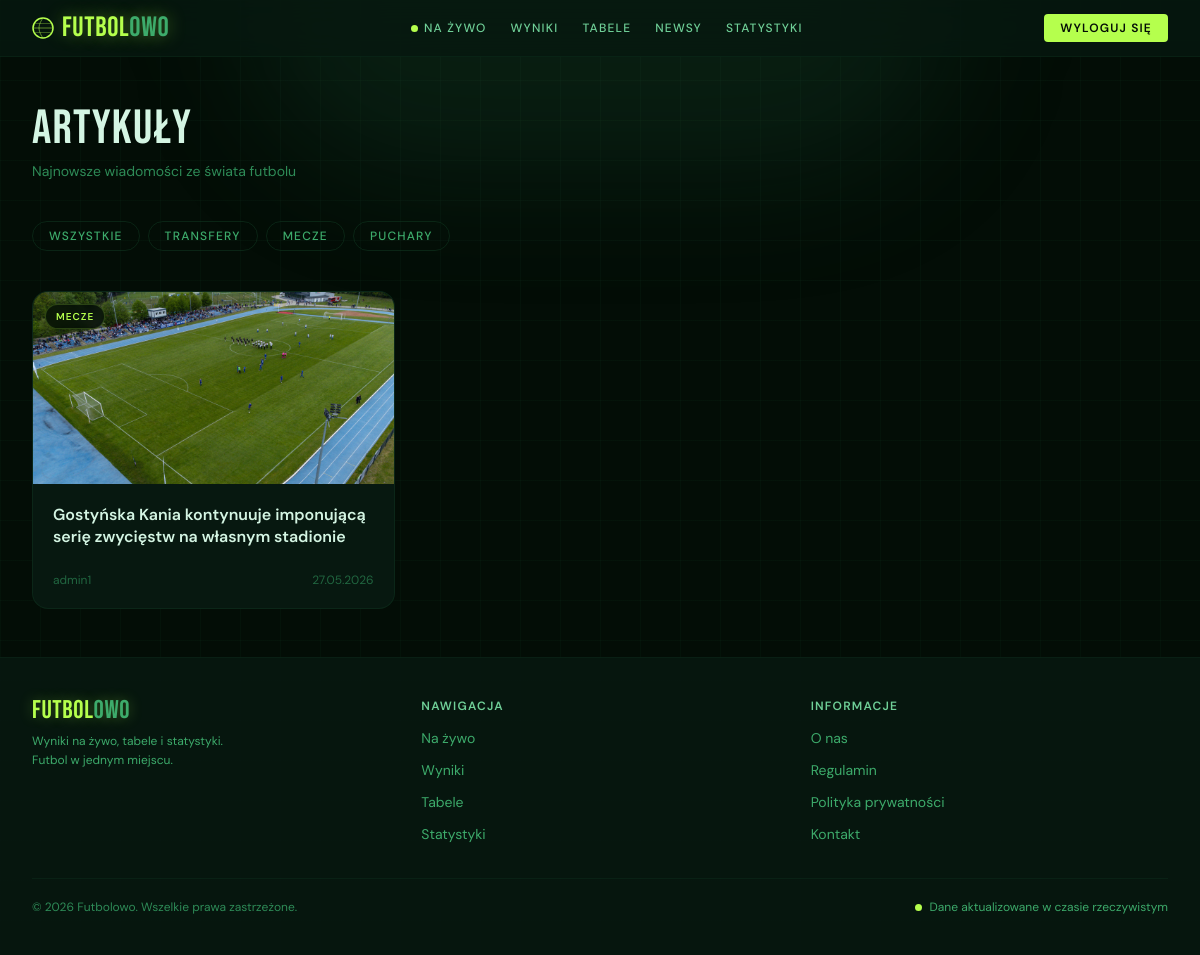
The page /articles/list (signed in) on the database its author committed.
### apps/articles/models.py (models this page shows, shortened)
class Article(models.Model):
    CATEGORY_CHOICES = [
        ("Transfery", "Transfery"),
        ("Mecze", "Mecze"),
        ("Puchary", "Puchary"),
    ]
    title = models.CharField(max_length=100, null=True)
    creator = models.ForeignKey(User, related_name="articles", on_delete=models.CASCADE)
    category = models.CharField(max_length=50 ,choices=CATEGORY_CHOICES)
    content = CKEditor5Field('Content', config_name='extends')
    created_at = models.DateTimeField(auto_now_add=True)
    thumbnail = models.ImageField(upload_to='thumbnails/%Y/%m/%d/')

### apps/articles/views.py (the view)
# urls.py: path("/list", views.article_list, name="list"),
def article_list(request):
    articles = Article.objects.all().order_by("-created_at")
    category = request.GET.get('category', '')
    if category:
        articles = articles.filter(category=category)
    return render(request, "articles/article_list.html", {
        "articles": articles,
    })

### apps/articles/templates/articles/article_list.html (shortened to what this page needs)
{% extends 'core/base.html' %}
{% block body %}
<div class="max-w-7xl mx-auto px-4 sm:px-6 lg:px-8 py-12">
  <div class="mb-10">
    <h1 class="font-display text-5xl tracking-wide text-forest-50 mb-2">Artykuły</h1>
    <p class="text-forest-400 text-sm">Najnowsze wiadomości ze świata futbolu</p>
  </div>
  <div class="flex gap-2 mb-10 flex-wrap">
    <a href="?category="
       class="px-4 py-1.5 rounded-full text-xs font-medium tracking-widest uppercase border border-forest-700/50 text-forest-300 hover:border-[#b5ff4d] hover:text-[#b5ff4d] transition-all duration-200">
      Wszystkie
    </a>
    <a href="?category=Transfery"
       class="px-4 py-1.5 rounded-full text-xs font-medium tracking-widest uppercase border border-forest-700/50 text-forest-300 hover:border-[#b5ff4d] hover:text-[#b5ff4d] transition-all duration-200">
      Transfery
    </a>
    <a href="?category=Mecze"
       class="px-4 py-1.5 rounded-full text-xs font-medium tracking-widest uppercase border border-forest-700/50 text-forest-300 hover:border-[#b5ff4d] hover:text-[#b5ff4d] transition-all duration-200">
      Mecze
    </a>
    <a href="?category=Puchary"
       class="px-4 py-1.5 rounded-full text-xs font-medium tracking-widest uppercase border border-forest-700/50 text-forest-300 hover:border-[#b5ff4d] hover:text-[#b5ff4d] transition-all duration-200">
      Puchary
    </a>
  </div>
  {% if articles %}
  <div class="grid grid-cols-1 sm:grid-cols-2 lg:grid-cols-3 gap-6">
    {% for article in articles %}
    <a href="{% url 'articles:view' article.pk %}"
       class="group bg-forest-900 border border-forest-700/40 rounded-2xl overflow-hidden hover:border-forest-500/60 hover:shadow-[0_0_24px_rgba(181,255,77,0.08)] transition-all duration-300 flex flex-col">
      <div class="relative overflow-hidden h-48">
        {% if article.thumbnail %}
          <img src="{{ article.thumbnail.url }}"
               alt="{{ article.title }}"
               class="w-full h-full object-cover group-hover:scale-105 transition-transform duration-500">
        {% else %}
          <div class="w-full h-full bg-forest-800 flex items-center justify-center">
            <span class="text-forest-600 text-xs uppercase tracking-widest">Brak zdjęcia</span>
          </div>
        {% endif %}
        <span class="absolute top-3 left-3 px-2.5 py-1 rounded-full text-[10px] font-semibold tracking-widest uppercase bg-forest-950/80 text-[#b5ff4d] border border-[#b5ff4d]/20 backdrop-blur-sm">
          {{ article.category }}
        </span>
      </div>
      <div class="p-5 flex flex-col flex-1">
        <h2 class="text-forest-50 font-semibold text-base leading-snug mb-2 group-hover:text-[#b5ff4d] transition-colors duration-200">
          {{ article.title }}
        </h2>
        <div class="mt-auto pt-4 flex items-center justify-between">
          <span class="text-forest-500 text-xs">{{ article.creator.username }}</span>
          <span class="text-forest-500 text-xs">{{ article.created_at|date:"d.m.Y" }}</span>
        </div>
      </div>
    </a>
    {% endfor %}
  </div>
  {% else %}
  <div class="flex flex-col items-center justify-center py-24 text-center">
    <p class="text-forest-400 text-sm mb-1">Brak artykułów</p>
    <p class="text-forest-600 text-xs">Wróć później</p>
  </div>
  {% endif %}
</div>
{% endblock %}

### rows shown on the page
Article: thumbnail (picture), category "MECZE", title "Gostyńska Kania kontynuuje imponującą serię zwycięstw na własnym stadionie", creator.username "admin1", created_at "27.05.2026"
